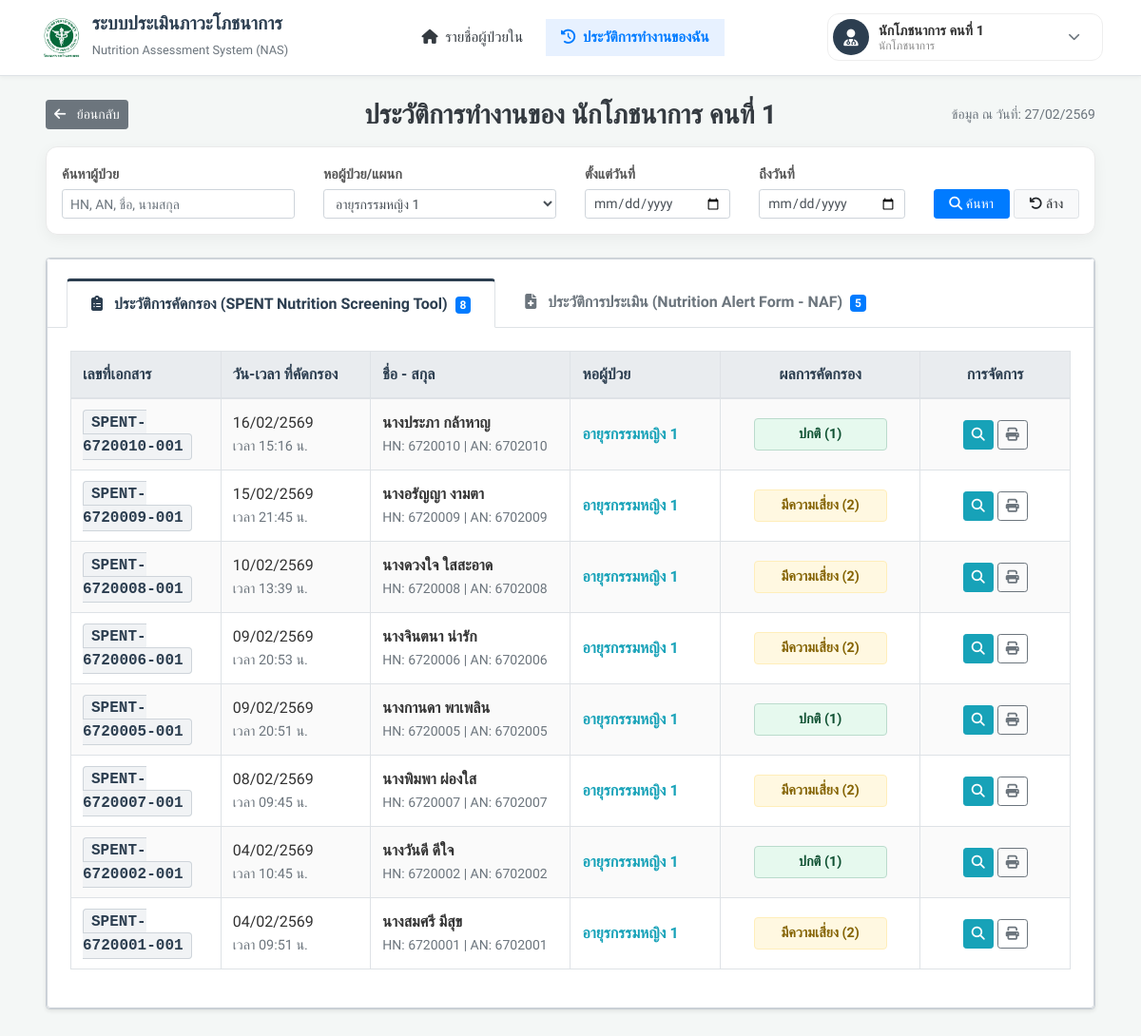
Screenshot of /nutrition_form_history.php?ward_id=2 (signed in) with the database file from the repository.
### tables this page shows
CREATE TABLE `nutrition_screening` (
  `nutrition_screening_id` int(11) NOT NULL COMMENT 'รหัสลำดับการคัดกรอง',
  `doc_no` varchar(20) NOT NULL COMMENT 'เลขที่เอกสารการคัดกรอง',
  `admissions_an` varchar(20) NOT NULL COMMENT 'รหัส AN',
  `patient_hn` varchar(20) NOT NULL COMMENT 'รหัส HN',
  `nutritionist_id` int(11) DEFAULT NULL COMMENT 'รหัสผู้ทำการคัดกรอง',
  `nutrition_screening_datetime` datetime NOT NULL COMMENT 'วันและเวลาที่ทำการคัดกรองภาวะโภชนาการ',
  `nutrition_screening_seq` int(11) DEFAULT 1 COMMENT 'ลำดับครั้งที่คัดกรองของการเข้ารับการรักษารอบนี้ ',
  `initial_diagnosis` varchar(255) DEFAULT NULL COMMENT 'การวินิจฉัยโรคเบื้องต้น',
  `present_weight` decimal(5,2) DEFAULT NULL COMMENT 'น้ำหนักตัวปัจจุบัน (กิโลกรัม)',
  `normal_weight` decimal(5,2) DEFAULT NULL COMMENT 'น้ำหนักตัวปกติ (กิโลกรัม)',
  `height` decimal(5,2) DEFAULT NULL COMMENT 'ส่วนสูงของผู้ป่วย (เซนติเมตร)',
  `bmi` decimal(5,2) DEFAULT NULL COMMENT 'ค่าดัชนีมวลกาย (BMI) ที่คำนวณได้',
  `weight_method` varchar(100) DEFAULT NULL COMMENT 'วิธีการที่ได้น้ำหนักมา',
  `q1_weight_loss` int(11) DEFAULT NULL COMMENT 'คะแนนคำถาม Q1: น้ำหนักลดลงโดยไม่ได้ตั้งใจ (1 = ใช่, 0 = ไม่ใช่)',
  `q2_eat_less` int(11) DEFAULT NULL COMMENT 'คะแนนคำถาม Q2: รับประทานอาหารได้น้อยลง (1 = ใช่, 0 = ไม่ใช่)',
  `q3_bmi_abnormal` int(11) DEFAULT NULL COMMENT 'คะแนนคำถาม Q3: BMI ต่ำกว่าเกณฑ์มาตรฐาน (1 = ใช่, 0 = ไม่ใช่)',
  `q4_critical` int(11) DEFAULT NULL COMMENT 'คะแนนคำถาม Q4: ผู้ป่วยมีภาวะวิกฤต (1 = ใช่, 0 = ไม่ใช่)',
  `nutrition_screening_result` varchar(50) DEFAULT NULL COMMENT 'ผลการคัดกรองรวม',
  `notes` text DEFAULT NULL COMMENT 'หมายเหตุหรือข้อมูลเพิ่มเติมจากการคัดกรอง',
  `created_at` datetime DEFAULT current_timestamp() COMMENT 'วันและเวลาที่ข้อมูลคัดกรองถูกบันทึกลงระบบ',
  `screening_status` varchar(50) DEFAULT NULL COMMENT 'สถานะความคืบหน้า (เช่น ปกติ, มีความเสี่ยง, รอทำแบบประเมิน, ประเมินต่อแล้ว)',
  `has_assessment` tinyint(1) DEFAULT 0 COMMENT 'สถานะการทำแบบประเมิน NAF ต่อเนื่อง (1 = มีการทำ NAF แล้ว, 0 = ยังไม่ทำ)',
  `assessment_doc_no` varchar(20) DEFAULT NULL COMMENT 'เลขที่เอกสารแบบประเมิน NAF ที่เชื่อมโยงกับใบนี้'
);

CREATE TABLE `patient` (
  `patient_id` int(11) NOT NULL COMMENT 'รหัสลำดับอ้างอิงข้อมูลผู้ป่วย',
  `patient_hn` varchar(20) NOT NULL COMMENT 'รหัสประจำตัวผู้ป่วย',
  `patient_id_card` varchar(13) DEFAULT NULL COMMENT 'เลขประจำตัวประชาชน 13 หลัก',
  `patient_firstname` varchar(100) NOT NULL COMMENT 'ชื่อจริงผู้ป่วย',
  `patient_lastname` varchar(100) NOT NULL COMMENT 'นามสกุลผู้ป่วย',
  `patient_gender` enum('ชาย','หญิง') DEFAULT NULL COMMENT 'เพศของผู้ป่วย',
  `patient_dob` date DEFAULT NULL COMMENT 'วันเดือนปีเกิดของผู้ป่วย',
  `patient_phone` varchar(20) DEFAULT NULL COMMENT 'เบอร์โทรศัพท์สำหรับติดต่อผู้ป่วยหรือญาติ',
  `patient_drug_allergy` text DEFAULT NULL COMMENT 'ประวัติการแพ้ยา',
  `patient_congenital_disease` text DEFAULT NULL COMMENT 'โรคประจำตัว'
);

CREATE TABLE `ward` (
  `ward_id` int(11) NOT NULL COMMENT 'รหัสลำดับอ้างอิงหอผู้ป่วย',
  `ward_name` varchar(100) NOT NULL COMMENT 'ชื่อหอผู้ป่วย'
);

### nutrition_form_history.php (the view, shortened to what the rows shown need)
<?php
require_once 'connect_db.php';
$my_id = $_SESSION['user_id'];
$ward_id    = isset($_GET['ward_id']) ? $_GET['ward_id'] : '';
function thaiDateOfficial($datetime)
{
    $time = strtotime($datetime);
    $day = date('d', $time);
    $month = date('m', $time);
    $year = date('Y', $time) + 543;
    $hour = date('H:i', $time);
    return $day . "/" . $month . "/" . $year . " <br><span class='text-muted' style='font-size:0.9em;'>เวลา " . $hour . " น.</span>";
}
try {
    $sql_spent = "
        SELECT
            ns.*,
            p.patient_firstname,
            p.patient_lastname,
            w.ward_name
        FROM nutrition_screening ns
        JOIN patient p ON ns.patient_hn = p.patient_hn
        LEFT JOIN admissions a ON ns.admissions_an = a.admissions_an
        LEFT JOIN ward w ON a.ward_id = w.ward_id
        WHERE ns.nutritionist_id = :uid
    ";
    $params_spent = [':uid' => $my_id];
    if ($ward_id !== '') {
        $sql_spent .= " AND a.ward_id = :ward_id";
        $params_spent[':ward_id'] = $ward_id;
    }
    $sql_spent .= " ORDER BY ns.nutrition_screening_datetime DESC";
    $stmt = $conn->prepare($sql_spent);
    $stmt->execute($params_spent);
    $history_spent = $stmt->fetchAll(PDO::FETCH_ASSOC);
} catch (PDOException $e) {
    error_log("Database Error: " . $e->getMessage());
    $history_spent = [];
    $history_naf = [];
}
?>
<!DOCTYPE html>
<html lang="th">
<head>
    <link rel="stylesheet" href="https://cdnjs.cloudflare.com/ajax/libs/font-awesome/6.4.0/css/all.min.css">
    <link rel="stylesheet" href="https://cdn.jsdelivr.net/npm/bootstrap@4.6.2/dist/css/bootstrap.min.css">
    <link rel="stylesheet" href="css/nutrition_form_history.css">
</head>
<body>
    <nav class="navbar navbar-expand-md navbar-light fixed-top navbar-custom border-bottom">
        <div class="container-fluid px-lg-4">
            <a class="navbar-brand d-flex align-items-center" href="#">
                <div class="brand-text">
                    <h1>ระบบประเมินภาวะโภชนาการ</h1>
                </div>
            </a>
        </div>
    </nav>
    <div class="container-fluid px-lg-5 mt-4 mb-5">
        <div class="card-formal">
            <div class="card-formal">
                <div class="tab-content p-4" id="myTabContent">
                    <div class="tab-pane fade show active" id="spent" role="tabpanel" aria-labelledby="spent-tab">
                        <div class="table-responsive">
                            <table class="table table-bordered table-striped table-formal">
                                <thead>
                                    <tr>
                                        <th width="15%">เลขที่เอกสาร</th>
                                        <th width="15%">วัน-เวลา ที่คัดกรอง</th>
                                        <th width="20%">ชื่อ - สกุล</th>
                                        <th width="15%">หอผู้ป่วย</th>
                                        <th width="20%" class="text-center">ผลการคัดกรอง</th>
                                        <th width="15%" class="text-center">การจัดการ</th>
                                    </tr>
                                </thead>
                                <tbody>
                                    <?php if (count($history_spent) > 0): ?>
                                        <?php foreach ($history_spent as $row): ?>
                                            <?php
                                            $score = $row['q1_weight_loss'] + $row['q2_eat_less'] + $row['q3_bmi_abnormal'] + $row['q4_critical'];
                                            $statusClass = ($score >= 2) ? 'status-risk' : 'status-normal';
                                            $statusText = ($score >= 2) ? 'มีความเสี่ยง' : 'ปกติ';
                                            ?>
                                            <tr>
                                                <td class="align-middle"><span class="doc-badge"><?php echo htmlspecialchars($row['doc_no']); ?></span></td>
                                                <td class="align-middle"><?php echo thaiDateOfficial($row['nutrition_screening_datetime']); ?></td>
                                                <td class="align-middle">
                                                    <strong><?php echo htmlspecialchars($row['patient_firstname']) . ' ' . htmlspecialchars($row['patient_lastname']); ?></strong><br>
                                                    <span class="text-muted small">HN: <?php echo htmlspecialchars($row['patient_hn']); ?> | AN: <?php echo htmlspecialchars($row['admissions_an'] ? $row['admissions_an'] : '-'); ?></span>
                                                </td>
                                                <td class="align-middle text-info font-weight-bold">
                                                    <?php echo htmlspecialchars(isset($row['ward_name']) ? $row['ward_name'] : '-'); ?>
                                                </td>
                                                <td class="align-middle text-center">
                                                    <span class="status-label <?php echo $statusClass; ?>">
                                                        <?php echo $statusText; ?> (<?php echo $score; ?>)
                                                    </span>
                                                </td>
                                                <td class="align-middle text-center">
                                                    <a href="nutrition_screening_form_view.php?doc_no=<?php echo htmlspecialchars($row['doc_no']); ?>" target="_blank" class="btn btn-sm btn-info text-white mb-1 mb-xl-0" title="ดูรายละเอียด">
                                                        <i class="fas fa-search"></i>
                                                    </a>
                                                    <a href="nutrition_screening_form_report.php?doc_no=<?php echo htmlspecialchars($row['doc_no']); ?>" target="_blank" class="btn btn-sm btn-outline-secondary" title="สั่งพิมพ์">
                                                        <i class="fas fa-print"></i>
                                                    </a>
                                                </td>
                                            </tr>
                                        <?php endforeach; ?>
                                    <?php else: ?>
                                        <tr>
                                            <td colspan="6" class="text-center py-5 text-muted">-- ไม่พบข้อมูลการคัดกรองตามเงื่อนไข --</td>
                                        </tr>
                                    <?php endif; ?>
                                </tbody>
                            </table>
                        </div>
                    </div>
                </div>
            </div>
        </div>
</body>
</html>

### rows the page displays
nutrition_screening: doc_no "SPENT-6720010-001", nutrition_screening_datetime "16", nutrition_screening_datetime "02", nutrition_screening_datetime "2569", nutrition_screening_datetime "15:16", patient.patient_firstname "นางประภา", patient.patient_lastname "กล้าหาญ", patient_hn "6720010", admissions_an "6702010", ward.ward_name "อายุรกรรมหญิง 1", statusText "ปกติ", q1_weight_loss "1"
nutrition_screening: doc_no "SPENT-6720009-001", nutrition_screening_datetime "15", nutrition_screening_datetime "02", nutrition_screening_datetime "2569", nutrition_screening_datetime "21:45", patient.patient_firstname "นางอรัญญา", patient.patient_lastname "งามตา", patient_hn "6720009", admissions_an "6702009", ward.ward_name "อายุรกรรมหญิง 1", statusText "มีความเสี่ยง", score "2"
nutrition_screening: doc_no "SPENT-6720008-001", nutrition_screening_datetime "10", nutrition_screening_datetime "02", nutrition_screening_datetime "2569", nutrition_screening_datetime "13:39", patient.patient_firstname "นางดวงใจ", patient.patient_lastname "ใสสะอาด", patient_hn "6720008", admissions_an "6702008", ward.ward_name "อายุรกรรมหญิง 1", statusText "มีความเสี่ยง", score "2"
nutrition_screening: doc_no "SPENT-6720006-001", nutrition_screening_datetime "09", nutrition_screening_datetime "02", nutrition_screening_datetime "2569", nutrition_screening_datetime "20:53", patient.patient_firstname "นางจินตนา", patient.patient_lastname "น่ารัก", patient_hn "6720006", admissions_an "6702006", ward.ward_name "อายุรกรรมหญิง 1", statusText "มีความเสี่ยง", score "2"
nutrition_screening: doc_no "SPENT-6720005-001", nutrition_screening_datetime "09", nutrition_screening_datetime "02", nutrition_screening_datetime "2569", nutrition_screening_datetime "20:51", patient.patient_firstname "นางกานดา", patient.patient_lastname "พาเพลิน", patient_hn "6720005", admissions_an "6702005", ward.ward_name "อายุรกรรมหญิง 1", statusText "ปกติ", q1_weight_loss "1"
nutrition_screening: doc_no "SPENT-6720007-001", nutrition_screening_datetime "08", nutrition_screening_datetime "02", nutrition_screening_datetime "2569", nutrition_screening_datetime "09:45", patient.patient_firstname "นางพิมพา", patient.patient_lastname "ผ่องใส", patient_hn "6720007", admissions_an "6702007", ward.ward_name "อายุรกรรมหญิง 1", statusText "มีความเสี่ยง", score "2"
nutrition_screening: doc_no "SPENT-6720002-001", nutrition_screening_datetime "04", nutrition_screening_datetime "02", nutrition_screening_datetime "2569", nutrition_screening_datetime "10:45", patient.patient_firstname "นางวันดี", patient.patient_lastname "ดีใจ", patient_hn "6720002", admissions_an "6702002", ward.ward_name "อายุรกรรมหญิง 1", statusText "ปกติ", q1_weight_loss "1"
nutrition_screening: doc_no "SPENT-6720001-001", nutrition_screening_datetime "04", nutrition_screening_datetime "02", nutrition_screening_datetime "2569", nutrition_screening_datetime "09:51", patient.patient_firstname "นางสมศรี", patient.patient_lastname "มีสุข", patient_hn "6720001", admissions_an "6702001", ward.ward_name "อายุรกรรมหญิง 1", statusText "มีความเสี่ยง", score "2"

### other values shown
$_SESSION['user_name'] "นักโภชนาการ คนที่ 1"
$_SESSION['user_position'] "นักโภชนาการ"
count($history_spent) "8"
count($history_naf) "5"
form field ward_id "อายุรกรรมหญิง 1"
